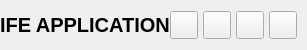
           <widget class="QFrame" name="contentTopBg">
            <property name="minimumSize">
             <size>
              <width>0</width>
              <height>50</height>
             </size>
            </property>
            <property name="maximumSize">
             <size>
              <width>16777215</width>
              <height>50</height>
             </size>
            </property>
            <property name="frameShape">
             <enum>QFrame::NoFrame</enum>
            </property>
            <property name="frameShadow">
             <enum>QFrame::Raised</enum>
            </property>
            <layout class="QHBoxLayout" name="horizontalLayout">
             <property name="spacing">
              <number>0</number>
             </property>
             <property name="leftMargin">
              <number>0</number>
             </property>
             <property name="topMargin">
              <number>0</number>
             </property>
             <property name="rightMargin">
              <number>10</number>
             </property>
             <property name="bottomMargin">
              <number>0</number>
             </property>
             <item>
              <widget class="QFrame" name="leftBox">
               <property name="sizePolicy">
                <sizepolicy hsizetype="Expanding" vsizetype="Preferred">
                 <horstretch>0</horstretch>
                 <verstretch>0</verstretch>
                </sizepolicy>
               </property>
               <property name="frameShape">
                <enum>QFrame::NoFrame</enum>
               </property>
               <property name="frameShadow">
                <enum>QFrame::Raised</enum>
               </property>
               <layout class="QHBoxLayout" name="horizontalLayout_3">
                <property name="spacing">
                 <number>0</number>
                </property>
                <property name="leftMargin">
                 <number>0</number>
                </property>
                <property name="topMargin">
                 <number>0</number>
                </property>
                <property name="rightMargin">
                 <number>0</number>
                </property>
                <property name="bottomMargin">
                 <number>0</number>
                </property>
                <item>
                 <widget class="QLabel" name="titleRightInfo">
                  <property name="sizePolicy">
                   <sizepolicy hsizetype="Preferred" vsizetype="Expanding">
                    <horstretch>0</horstretch>
                    <verstretch>0</verstretch>
                   </sizepolicy>
                  </property>
                  <property name="maximumSize">
                   <size>
                    <width>16777215</width>
                    <height>45</height>
                   </size>
                  </property>
                  <property name="font">
                   <font>
                    <family>Arial</family>
                    <pointsize>15</pointsize>
                    <italic>false</italic>
                    <bold>true</bold>
                   </font>
                  </property>
                  <property name="text">
                   <string>IFE APPLICATION</string>
                  </property>
                  <property name="alignment">
                   <set>Qt::AlignLeading|Qt::AlignLeft|Qt::AlignVCenter</set>
                  </property>
                 </widget>
                </item>
               </layout>
              </widget>
             </item>
             <item alignment="Qt::AlignRight">
              <widget class="QFrame" name="rightButtons">
               <property name="minimumSize">
                <size>
                 <width>0</width>
                 <height>28</height>
                </size>
               </property>
               <property name="frameShape">
                <enum>QFrame::NoFrame</enum>
               </property>
               <property name="frameShadow">
                <enum>QFrame::Raised</enum>
               </property>
               <layout class="QHBoxLayout" name="horizontalLayout_2">
                <property name="spacing">
                 <number>5</number>
                </property>
                <property name="leftMargin">
                 <number>0</number>
                </property>
                <property name="topMargin">
                 <number>0</number>
                </property>
                <property name="rightMargin">
                 <number>0</number>
                </property>
                <property name="bottomMargin">
                 <number>0</number>
                </property>
                <item>
                 <widget class="QPushButton" name="settingsTopBtn">
                  <property name="minimumSize">
                   <size>
                    <width>28</width>
                    <height>28</height>
                   </size>
                  </property>
                  <property name="maximumSize">
                   <size>
                    <width>28</width>
                    <height>28</height>
                   </size>
                  </property>
                  <property name="cursor">
                   <cursorShape>PointingHandCursor</cursorShape>
                  </property>
                  <property name="toolTip">
                   <string>Settings</string>
                  </property>
                  <property name="text">
                   <string/>
                  </property>
                  <property name="icon">
                   <iconset resource="resources.qrc">
                    <normaloff>:/icons/resources/icons/icon_settings.png</normaloff>:/icons/resources/icons/icon_settings.png</iconset>
                  </property>
                  <property name="iconSize">
                   <size>
                    <width>20</width>
                    <height>20</height>
                   </size>
                  </property>
                 </widget>
                </item>
                <item>
                 <widget class="QPushButton" name="minimizeAppBtn">
                  <property name="minimumSize">
                   <size>
                    <width>28</width>
                    <height>28</height>
                   </size>
                  </property>
                  <property name="maximumSize">
                   <size>
                    <width>28</width>
                    <height>28</height>
                   </size>
                  </property>
                  <property name="cursor">
                   <cursorShape>PointingHandCursor</cursorShape>
                  </property>
                  <property name="toolTip">
                   <string>Minimize</string>
                  </property>
                  <property name="text">
                   <string/>
                  </property>
                  <property name="icon">
                   <iconset resource="resources.qrc">
                    <normaloff>:/icons/resources/icons/icon_minimize.png</normaloff>:/icons/resources/icons/icon_minimize.png</iconset>
                  </property>
                  <property name="iconSize">
                   <size>
                    <width>20</width>
                    <height>20</height>
                   </size>
                  </property>
                 </widget>
                </item>
                <item>
                 <widget class="QPushButton" name="maximizeRestoreAppBtn">
                  <property name="minimumSize">
                   <size>
                    <width>28</width>
                    <height>28</height>
                   </size>
                  </property>
                  <property name="maximumSize">
                   <size>
                    <width>28</width>
                    <height>28</height>
                   </size>
                  </property>
                  <property name="font">
                   <font>
                    <family>Arial</family>
                    <pointsize>12</pointsize>
                    <italic>false</italic>
                    <bold>false</bold>
                    <stylestrategy>PreferDefault</stylestrategy>
                   </font>
                  </property>
                  <property name="cursor">
                   <cursorShape>PointingHandCursor</cursorShape>
                  </property>
                  <property name="toolTip">
                   <string>Maximize</string>
                  </property>
                  <property name="text">
                   <string/>
                  </property>
                  <property name="icon">
                   <iconset resource="resources.qrc">
                    <normaloff>:/icons/resources/icons/icon_maximize.png</normaloff>:/icons/resources/icons/icon_maximize.png</iconset>
                  </property>
                  <property name="iconSize">
                   <size>
                    <width>20</width>
                    <height>20</height>
                   </size>
                  </property>
                 </widget>
                </item>
                <item>
                 <widget class="QPushButton" name="closeAppBtn">
                  <property name="minimumSize">
                   <size>
                    <width>28</width>
                    <height>28</height>
                   </size>
                  </property>
                  <property name="maximumSize">
                   <size>
                    <width>28</width>
                    <height>28</height>
                   </size>
                  </property>
                  <property name="cursor">
                   <cursorShape>PointingHandCursor</cursorShape>
                  </property>
                  <property name="toolTip">
                   <string>Close</string>
                  </property>
                  <property name="text">
                   <string/>
                  </property>
                  <property name="icon">
                   <iconset resource="resources.qrc">
                    <normaloff>:/icons/resources/icons/icon_close.png</normaloff>:/icons/resources/icons/icon_close.png</iconset>
                  </property>
                  <property name="iconSize">
                   <size>
                    <width>20</width>
                    <height>20</height>
                   </size>
                  </property>
                 </widget>
                </item>
               </layout>
              </widget>
             </item>
            </layout>
           </widget>
